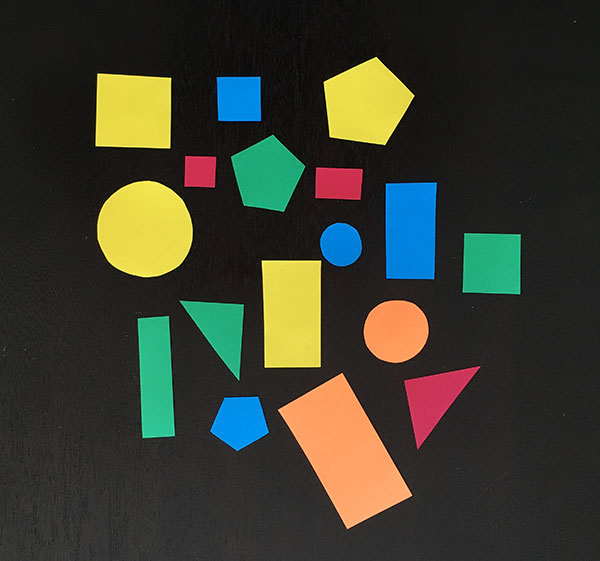
#> input picture sac.png, 600 x 561 px
$ jupyter execute counting.ipynb
#> lines starting #> are read from the running program, lines starting #| are printed output that depends on the picture; after the words box and inside, x2 and y2 are one past the last pixel; in counts of white or black regions, pixels touching at a corner belong together
[cell 1]
from scipy.ndimage import measurements, morphology
from matplotlib import pylab as plb
from PIL import Image
import cv2
import numpy as np

[cell 2]
def show_img(img):
    plb.gray()
    plb.figure(figsize=(18,18))
    plb.imshow(img)
    plb.show()

[cell 3]
img = np.array(Image.open("../sac.png").convert("L"))
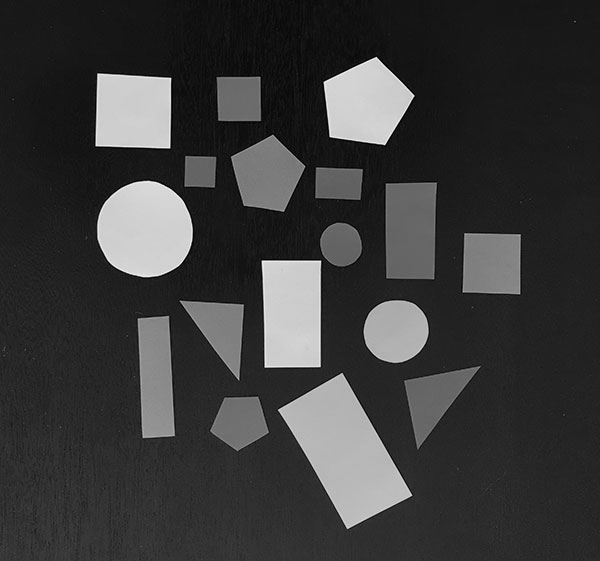
#> img: shape (561, 600); min 0, max 243, mean 58.1
show_img(img)

[cell 4]
img = 1*(img<128)
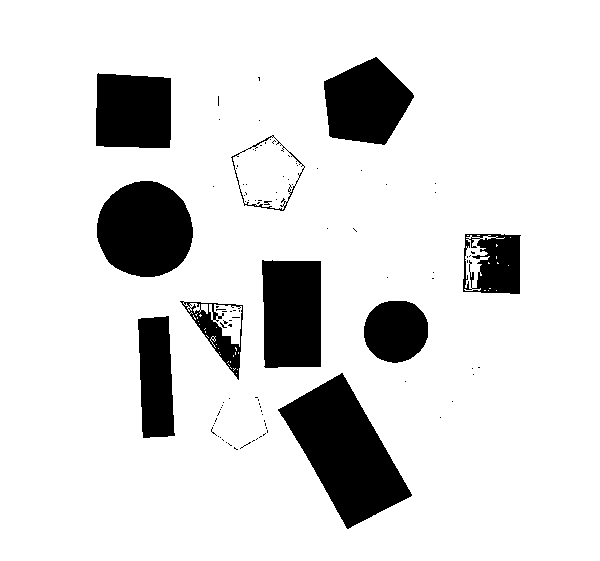
#> img: shape (561, 600) int64; values 0 (black) and 1 (white), 86.4% white; 103 black regions (93 under 20 px), largest, box (x1, y1, x2, y2) and area: (278, 373, 412, 529) 10173, (97, 181, 193, 277) 7254, (262, 260, 321, 368) 6107
show_img(img)

[cell 5]
labled_array, count_labels = measurements.label(img)
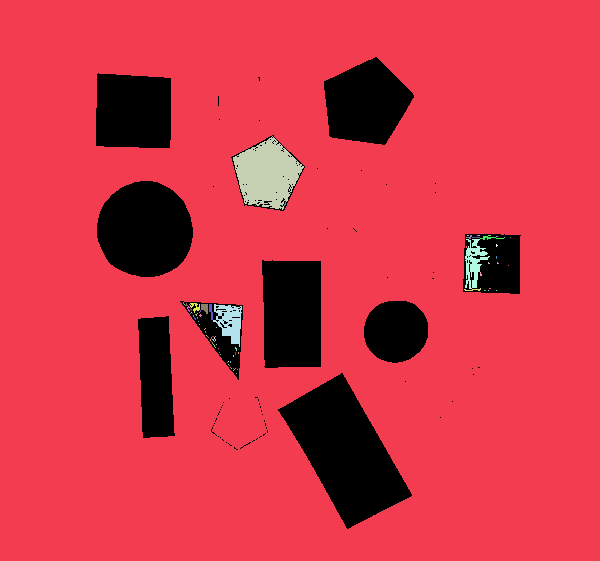
#> labled_array: shape (561, 600) int32; 96 distinct labels, from 0 to 95; one colour per label, 0 black
#> count_labels = 95
labled_array, count_labels

[cell 6]
show_img(labled_array)

[cell 7]
img = np.log2(255 - np.array(Image.open("../sac.png").convert("L")))
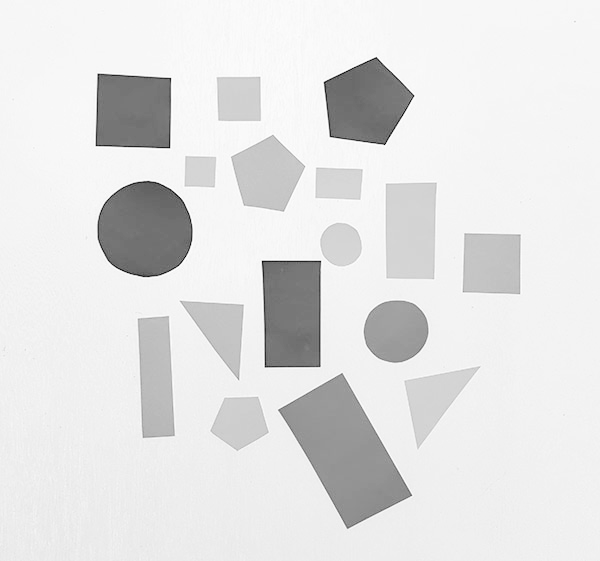
#> img: shape (561, 600) float16; min 3.59, max 8, mean 7.51; drawn with min black and max white
show_img(img*20)
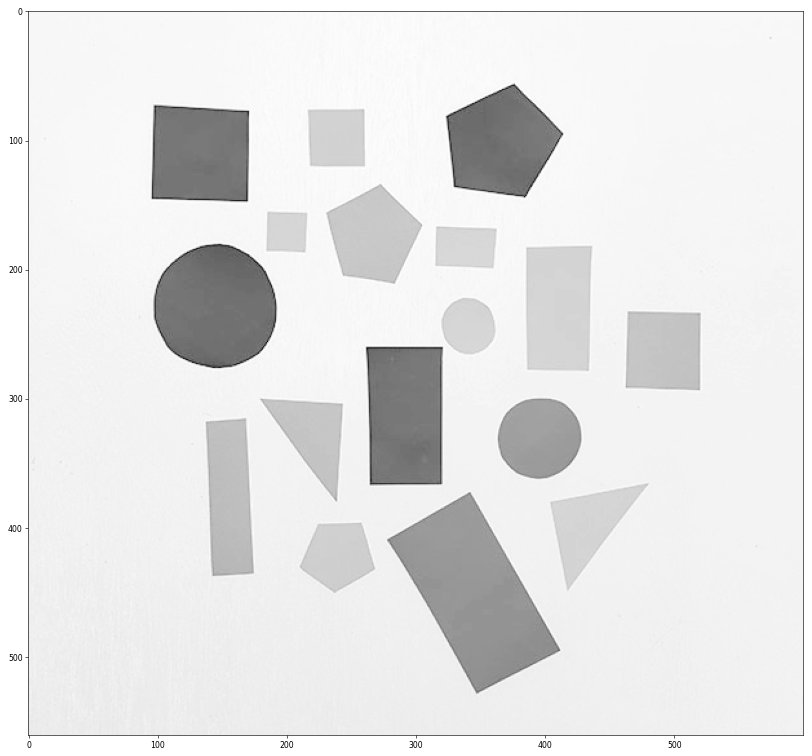
#> figure drawn by matplotlib, 1 panel

[cell 8]
img = 1*((img*10)>70)
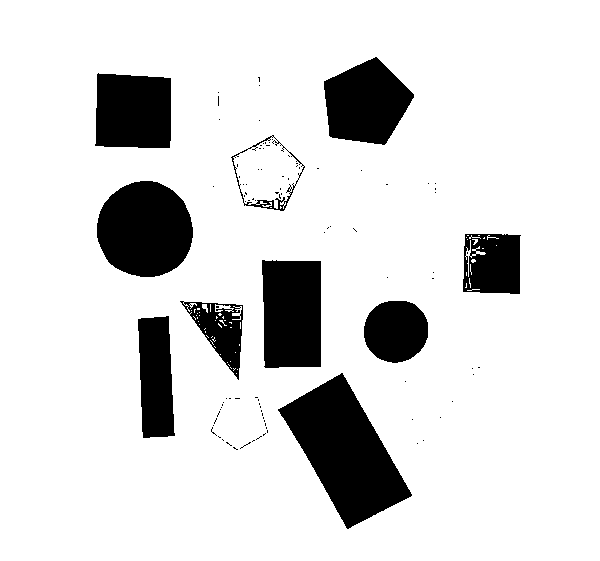
#> img: shape (561, 600) int64; values 0 (black) and 1 (white), 86% white; 102 black regions (92 under 20 px), largest, box (x1, y1, x2, y2) and area: (278, 373, 412, 529) 10175, (97, 181, 193, 277) 7256, (262, 260, 321, 368) 6111
show_img(img)

[cell 9]
bin_img = morphology.binary_opening(img, np.ones((9,5)), iterations=2)
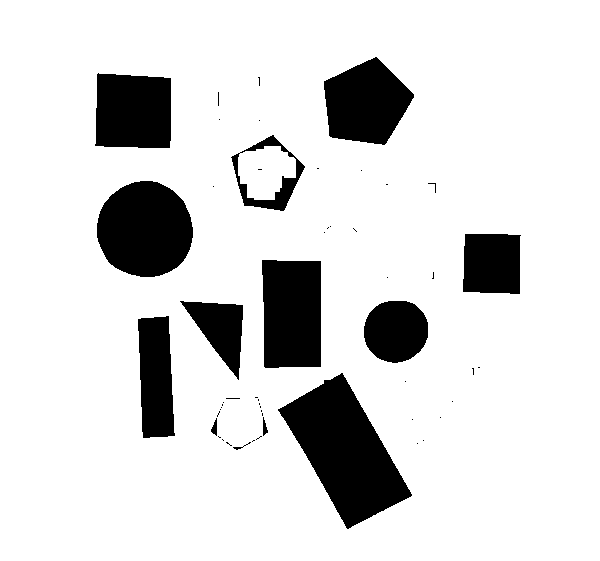
#> bin_img: shape (561, 600) bool; 85.5% white; 54 black regions (41 under 20 px), largest, box (x1, y1, x2, y2) and area: (278, 373, 412, 529) 10185, (97, 181, 193, 277) 7256, (262, 260, 321, 368) 6126
show_img(bin_img)

[cell 10]
labled_array, count_labels = measurements.label(img)
#> labled_array: shape (561, 600) int32; 127 distinct labels, from 0 to 126
#> count_labels = 126
labled_array, count_labels

[cell 11]
show_img(255-labled_array)
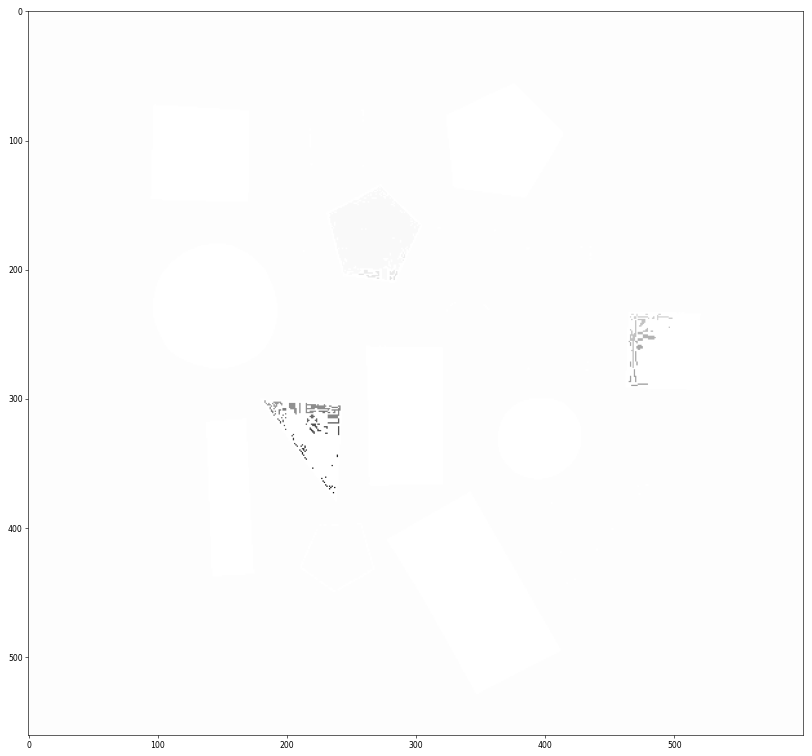
#> figure drawn by matplotlib, 1 panel

[cell 12]
plb.imsave("bin_img.jpg", bin_img)
